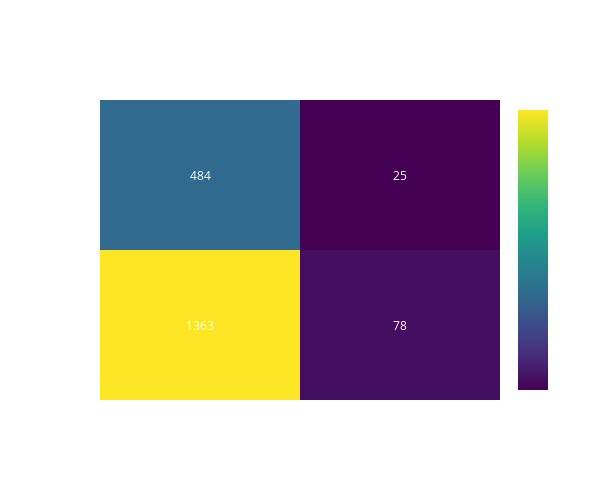

Notebook source saved alongside this figure:
### Markdown cell above
### 5.7.1.1 KNN Confusion Matrix <a id='5.7.1.1_KNN_CM'></a>

### Code cell
confusion_matrix_plot(X_train,y_train,X_test, y_test, y_pred_knn, grid_search, "K-Nearest Neighbors")

### Figure 1 — Plotly figure (JSON) as saved in the notebook; plotly's stock layout.template omitted (floating-point values rounded to 4 significant figures)
{"data": [{"colorbar": {"tickfont": {"color": "white"}, "title": {"font": {"color": "white"}}}, "colorscale": [[0, "#440154"], [0.1111, "#482878"], [0.2222, "#3e4989"], [0.3333, "#31688e"], [0.4444, "#26828e"], [0.5556, "#1f9e89"], [0.6667, "#35b779"], [0.7778, "#6ece58"], [0.8889, "#b5de2b"], [1, "#fde725"]], "reversescale": false, "showscale": true, "type": "heatmap", "x": ["No Churn", "Churn"], "y": ["No Churn", "Churn"], "z": [[1363, 78], [484, 25]]}], "layout": {"annotations": [{"font": {"color": "white"}, "showarrow": false, "text": "1363", "x": "No Churn", "xref": "x", "y": "No Churn", "yref": "y"}, {"font": {"color": "white"}, "showarrow": false, "text": "78", "x": "Churn", "xref": "x", "y": "No Churn", "yref": "y"}, {"font": {"color": "white"}, "showarrow": false, "text": "484", "x": "No Churn", "xref": "x", "y": "Churn", "yref": "y"}, {"font": {"color": "white"}, "showarrow": false, "text": "25", "x": "Churn", "xref": "x", "y": "Churn", "yref": "y"}], "height": 500, "margin": {"b": 100, "l": 100, "r": 100, "t": 100}, "paper_bgcolor": "rgba(0,0,0,0)", "plot_bgcolor": "rgba(0,0,0,0)", "title": {"font": {"color": "white", "family": "Arial", "size": 20}, "text": "Confusion Matrix - K-Nearest Neighbors", "x": 0.5, "xanchor": "center", "y": 0.9, "yanchor": "top"}, "width": 600, "xaxis": {"dtick": 1, "gridcolor": "rgb(0, 0, 0)", "side": "top", "tickfont": {"color": "white"}, "ticks": "", "title": {"font": {"color": "white"}}}, "yaxis": {"dtick": 1, "tickfont": {"color": "white"}, "ticks": "", "ticksuffix": "  ", "title": {"font": {"color": "white"}}}}}
